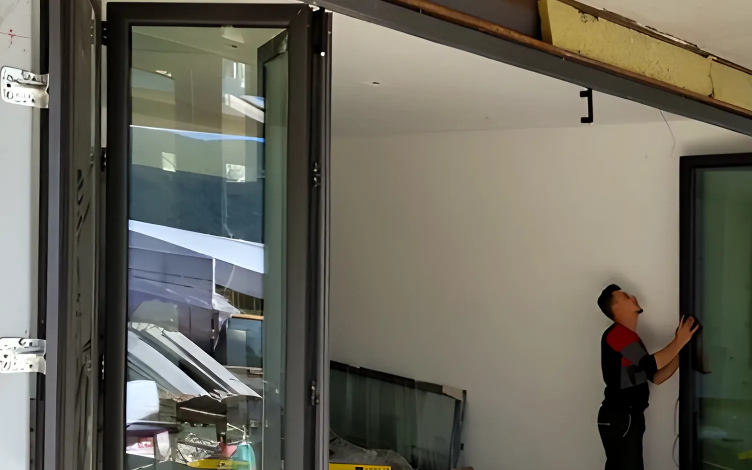
#> input picture _handoff/images/crops/installation-folding-doors-wide-16x10.webp, 1504 x 940 px (shown at 1/2 size)
$ python -i geom.py   (imports and definitions only)
#> lines starting #> are read from the running program, lines starting #| are printed output that depends on the picture; after the words box and inside, x2 and y2 are one past the last pixel; in counts of white or black regions, pixels touching at a corner belong together
"""Perspective straightening + symmetric centred crop for architectural photos."""
import cv2, numpy as np
from PIL import Image

def _segments(gray):
    lsd = cv2.createLineSegmentDetector(0)
    lines = lsd.detect(gray)[0]
    return np.zeros((0, 4)) if lines is None else lines.reshape(-1, 4)

def _vp(segs, want, h, w, tol_deg=22, min_len=0.05):
    """Vanishing point (homogeneous) of near-vertical ('v') or near-horizontal ('h') segments."""
    rows, wts = [], []
    for x1, y1, x2, y2 in segs:
        dx, dy = x2 - x1, y2 - y1
        L = np.hypot(dx, dy)
        if L < min_len * min(h, w): continue
        ang = np.degrees(np.arctan2(abs(dy), abs(dx)))  # 90 = vertical
        if want == "v" and ang < 90 - tol_deg: continue
        if want == "h" and ang > tol_deg: continue
        l = np.cross([x1, y1, 1.0], [x2, y2, 1.0]); l /= np.hypot(l[0], l[1])
        rows.append(l * L); wts.append(L)
    if len(rows) < 4: return None, 0
    _, _, vt = np.linalg.svd(np.array(rows))
    return vt[-1], len(rows)

def _vertical_H(vp, w, h, s):
    if vp is None: return np.eye(3)
    X, Y, Z = vp
    src_b = np.float32([[0.2 * w, h], [0.8 * w, h]])
    def top(pb):  # point at y=0 on the line from pb toward vp
        if abs(Z) < 1e-9:  # vp at infinity: direction (X,Y)
            d = np.array([X, Y]);
        else:
            d = np.array([X / Z, Y / Z]) - pb
        if abs(d[1]) < 1e-6: return np.array([pb[0], 0.0])
        t = -pb[1] / d[1]; return pb + t * d
    src_t = np.float32([top(p) for p in src_b])
    dst_t = np.float32([[src_b[i][0] * s + src_t[i][0] * (1 - s), 0] for i in range(2)])
    src = np.float32([src_t[0], src_t[1], src_b[0], src_b[1]])
    dst = np.float32([dst_t[0], dst_t[1], src_b[0], src_b[1]])
    return cv2.getPerspectiveTransform(src, dst)

# [13 lines left out: function _horizontal_H, not called in this run]

def _inner_crop(mask, cx, cy, aspect, zoom=1.0):
    """Largest rect of given aspect, centred as close to (cx,cy) as possible, fully inside mask."""
    h, w = mask.shape
    integ = cv2.integral((mask > 0).astype(np.uint8))
    def ok(x0, y0, x1, y1):
        tot = integ[y1, x1] - integ[y0, x1] - integ[y1, x0] + integ[y0, x0]
        return tot >= (x1 - x0) * (y1 - y0) * 0.999
    best = None
    for frac in np.linspace(zoom, 0.3, 71):
        rh = int(min(h, w / aspect) * frac); rw = int(rh * aspect)
        # try centres near the requested one
        for dcx in np.linspace(0, 0.25, 11):
            for sx in (1, -1):
                for dcy in (0, 0.03, -0.03, 0.06, -0.06):
                    x0 = int(np.clip((cx + sx * dcx) * w - rw / 2, 0, w - rw)); y0 = int(np.clip((cy + dcy) * h - rh / 2, 0, h - rh))
                    if ok(x0, y0, x0 + rw, y0 + rh):
                        best = (x0, y0, x0 + rw, y0 + rh); break
                if best: break
            if best: break
        if best: break
    return best

def straighten(img: Image.Image, v=0.85, hz=0.0, cx=0.5, cy=0.5, aspect=1.0, zoom=1.0, debug=False):
    a = np.asarray(img)
    h, w = a.shape[:2]
    sc = 1024 / max(h, w)
    small = cv2.resize(cv2.cvtColor(a, cv2.COLOR_RGB2GRAY), None, fx=sc, fy=sc, interpolation=cv2.INTER_AREA)
    segs = _segments(small) / sc
    H = np.eye(3); info = {}
    if v > 0:
        vp, n = _vp(segs, "v", h, w); info["v_lines"] = n
        H = _vertical_H(vp, w, h, v) @ H
    if hz > 0:
        # re-detect horizontals in the vertically corrected frame
        warped = cv2.warpPerspective(a, H, (w, h))
        small2 = cv2.resize(cv2.cvtColor(warped, cv2.COLOR_RGB2GRAY), None, fx=sc, fy=sc, interpolation=cv2.INTER_AREA)
        vp2, n2 = _vp(_segments(small2) / sc, "h", h, w); info["h_lines"] = n2
        H = _horizontal_H(vp2, w, h, hz) @ H
    out = cv2.warpPerspective(a, H, (w, h), flags=cv2.INTER_CUBIC, borderMode=cv2.BORDER_CONSTANT)
    mask = cv2.warpPerspective(np.full((h, w), 255, np.uint8), H, (w, h), flags=cv2.INTER_NEAREST)
    mask = cv2.erode(mask, np.ones((5, 5), np.uint8))
    box = _inner_crop(mask, cx, cy, aspect, zoom)
    info["crop"] = box
    res = Image.fromarray(out).crop(box) if box else Image.fromarray(out)
    return res, info

>>> import cv2
>>> picture = cv2.cvtColor(cv2.imread('../images/crops/installation-folding-doors-wide-16x10.webp'), cv2.COLOR_BGR2RGB)
>>> result = straighten(picture)
#> in straighten, `small = cv2.resize(cv2.cvtColor(a, cv2.COLOR_RGB2GRAY), None, fx=sc, f..`:
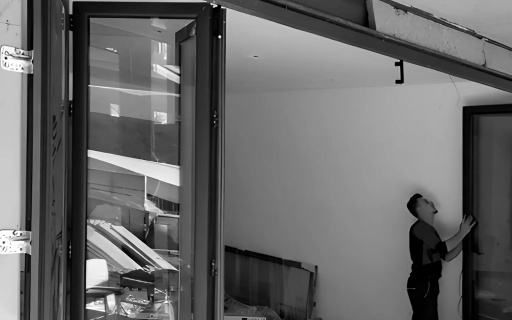
#> small: shape (640, 1024) (shown at 1/2 size); min 0, max 255, mean 103.6
#> in _segments, `lines = lsd.detect(gray)[0]`: lines = 628 rows, first 6: [425.3, 16.02, 434, 12.34], [355.3, 539.8, 237.1, 445.7], [437.4, 74.38, 433.3, 638.1], [172.1, 520.6, 171.4, 578.1], [285.5, 535.5, 178.7, 449.6], [441.1, 10.57, 436.9, 65.53]
#> in straighten, `segs = _segments(small) / sc`: segs = 628 rows, first 6: [624.6, 23.53, 637.5, 18.12], [521.8, 792.8, 348.2, 654.6], [642.5, 109.2, 636.4, 937.2], [252.8, 764.7, 251.7, 849.1], [419.3, 786.5, 262.4, 660.4], [647.9, 15.52, 641.7, 96.25]
#> the loop in _vp, `for x1, y1, x2, y2 in segs:` made 628 passes
#> (x1, y1, x2, y2, dx, dy, L) on passes 1, 7, 8: (624.6, 23.53, 637.5, 18.12, 12.89, -5.41, 13.98), (97, 212, 93.4, 180.6, -3.6, -31.43, 31.63), (649.2, 23.54, 661.9, 24.53, 12.63, 0.987, 12.67)
#> after the loop in _vp, `for x1, y1, x2, y2 in segs:`: rows = 120 items, first 6: [-828, -6.11, 532636.2], [-84.46, -1.09, 22180.5], [-80.73, -6.2, 52402.5], [831.7, 5.67, -540750.1], [-115.7, 0.908, 28812.5], [-64.31, 2.29, 75676.2]; wts = 120 values, max 936.4 at index 40, min 47.05 at index 99, mean 207.5
#> in _vp, `_, _, vt = np.linalg.svd(np.array(rows))`: vt = [[0.0016, 1.37e-05, -1], [-1, -0.0142, -0.0016], [-0.0142, 1, -8.91e-06]]
#> in straighten, `vp, n = _vp(segs, 'v', h, w)`: vp = [-0.0142, 1, -8.91e-06]; n = 120
#> in _vertical_H, `X, Y, Z = vp`: X = -0.0142; Y = 1; Z = -8.91e-06
#> in top, `d = np.array([X / Z, Y / Z]) - pb`: d = [1289.4, -113154]
#> in top, `t = -pb[1] / d[1]`: t = 0.00831
#> in _vertical_H, `src_t = np.float32([top(p) for p in src_b])`: src_t = [[311.5, 0], [1206.4, 0]]
#> in _vertical_H, `dst_t = np.float32([[src_b[i][0] * s + src_t[i][0] * (1 - s), 0] for i..`: dst_t = [[302.4, 0], [1203.7, 0]]
#> in _vertical_H, `src = np.float32([src_t[0], src_t[1], src_b[0], src_b[1]])`: src = [[311.5, 0], [1206.4, 0], [300.8, 940], [1203.2, 940]]
#> in _vertical_H, `dst = np.float32([dst_t[0], dst_t[1], src_b[0], src_b[1]])`: dst = [[302.4, 0], [1203.7, 0], [300.8, 940], [1203.2, 940]]
#> in straighten, `H = _vertical_H(vp, w, h, v) @ H`: H = [[1.01, 0.012, -11.32], [0, 1.01, 0], [0, 7.57e-06, 1]]
#> in straighten, `out = cv2.warpPerspective(a, H, (w, h), flags=cv2.INTER_CUBIC, borderM..`:
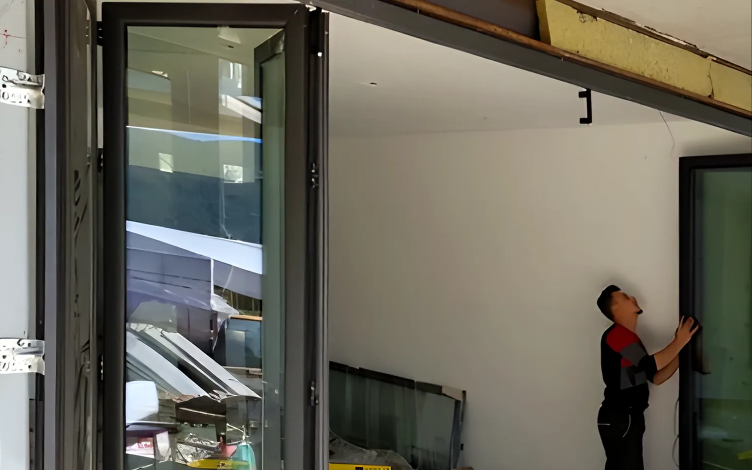
#> out: shape (940, 1504, 3) (shown at 1/2 size); mean R, G, B 106.4, 103.8, 92
#> in straighten, `mask = cv2.warpPerspective(np.full((h, w), 255, np.uint8), H, (w, h), ..`:
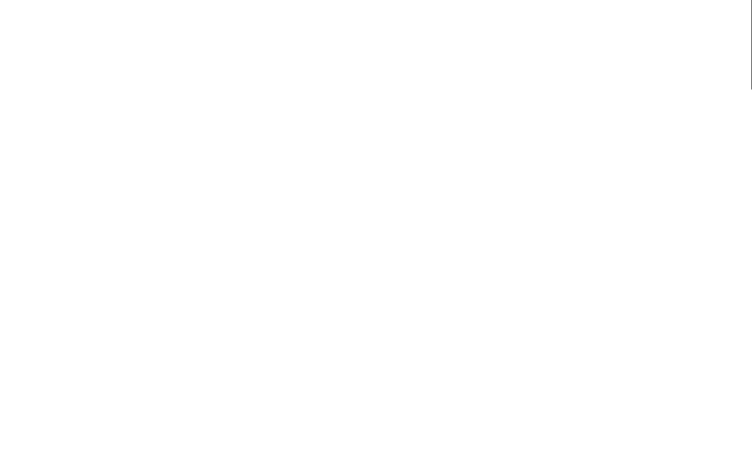
#> mask: shape (940, 1504) (shown at 1/2 size); 100% white; black in thin lines or dots, all inside (x1, y1, x2, y2) = (1503, 0, 1504, 179)
#> in _inner_crop, `integ = cv2.integral((mask > 0).astype(np.uint8))`:
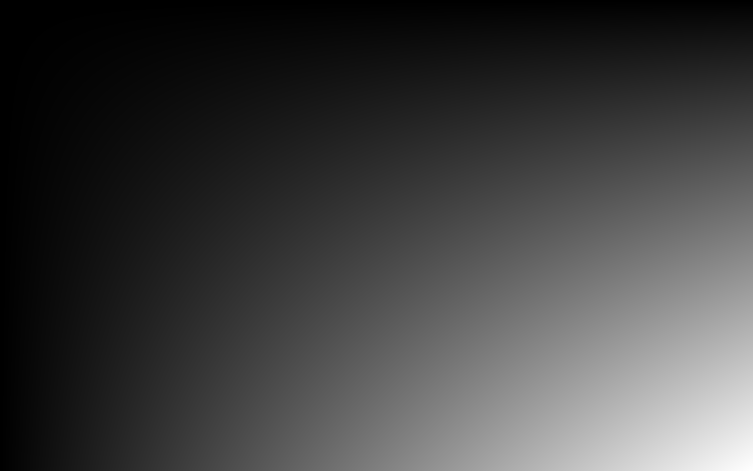
#> integ: shape (941, 1505) int32 (shown at 1/2 size); min 0, max 1413217, mean 353439.3; drawn with min black and max white
#> the loop in _inner_crop, `for frac in np.linspace(zoom, 0.3, 71):` made 1 pass
#> in straighten, `box = _inner_crop(mask, cx, cy, aspect, zoom)`: box = (282, 0, 1222, 940)
#> in straighten, `res = Image.fromarray(out).crop(box) if box else Image.fromarray(out)`:
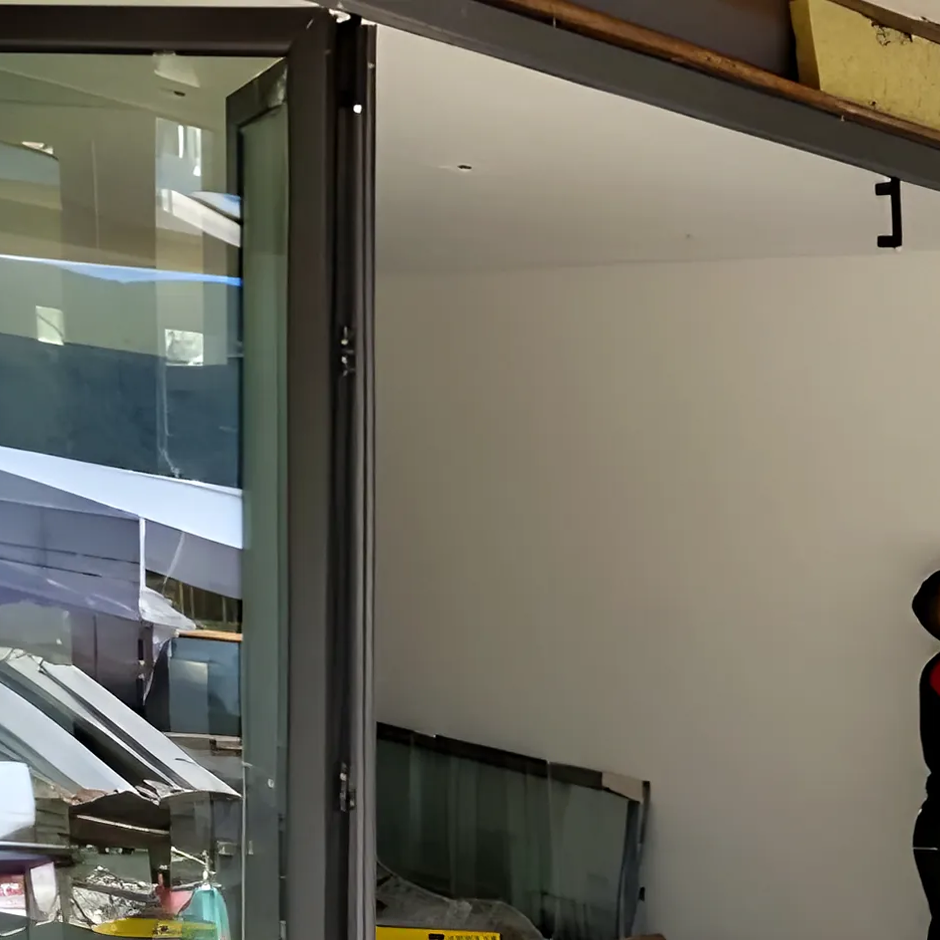
#> res: PIL image 940x940 RGB; mean R, G, B 113.4, 110.9, 98.7

$ run again, on _handoff/images/crops/project-fishta-hotel-glass-balconies-tall-4x5.webp
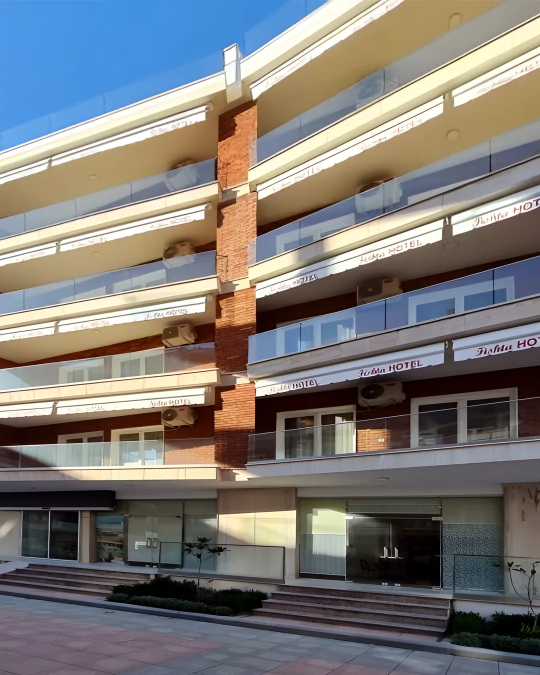
#> input picture _handoff/images/crops/project-fishta-hotel-glass-balconies-tall-4x5.webp, 1080 x 1350 px (shown at 1/2 size)
#> lines = 1078 rows, first 6: [539.2, 686.9, 538.4, 640.6], [386.8, 600.2, 540.7, 586], [165.6, 669.5, 0.587, 675.9], [86.76, 627.8, 325.4, 611.1], [248.6, 526.9, 0.551, 560.1], [671.1, 331.9, 386, 431.6]
#> segs = 1078 rows, first 6: [710.8, 905.6, 709.9, 844.6], [510, 791.3, 712.8, 772.5], [218.4, 882.7, 0.774, 891.1], [114.4, 827.6, 429, 805.6], [327.8, 694.7, 0.727, 738.4], [884.7, 437.6, 508.8, 569]
#> the loop in _vp, `for x1, y1, x2, y2 in segs:` made 1078 passes
#> (x1, y1, x2, y2, dx, dy, L, ang) on passes 2 to 4: (510, 791.3, 712.8, 772.5, 202.8, -18.84, 203.7, 5.31), (218.4, 882.7, 0.774, 891.1, -217.6, 8.39, 217.7, 2.21), (114.4, 827.6, 429, 805.6, 314.6, -22.05, 315.4, 4.01)
#> after the loop in _vp, `for x1, y1, x2, y2 in segs:`: rows = 48 items, first 6: [60.98, -0.951, -42487.1], [118.6, 2.53, -84904.4], [-75.8, -0.361, 51098.5], [135.2, 2.85, -82913.5], [67.57, 0.261, -34638.3], [72.53, -0.451, -36948.9]; wts = 48 values, max 135.2 at index 3, min 54.32 at index 13, mean 73.8
#> vt = [[-0.00139, -4.04e-06, 1], [0.999, 0.0349, 0.00139], [-0.0349, 0.999, -4.46e-05]]
#> vp = [-0.0349, 0.999, -4.46e-05]; n = 48
#> X = -0.0349; Y = 0.999; Z = -4.46e-05
#> d = [566, -23742.6]
#> t = 0.0569
#> src_t = [[248.2, 0], [859.3, 0]]
#> dst_t = [[220.8, 0], [863.3, 0]]
#> src = [[248.2, 0], [859.3, 0], [216, 1350], [864, 1350]]
#> dst = [[220.8, 0], [863.3, 0], [216, 1350], [864, 1350]]
#> H = [[1.05, 0.0297, -40.07], [-3.13e-16, 1.05, 8.3e-14], [-7.16e-20, 3.8e-05, 1]]
#> in straighten, `out = cv2.warpPerspective(a, H, (w, h), flags=cv2.INTER_CUBIC, borderM..`:
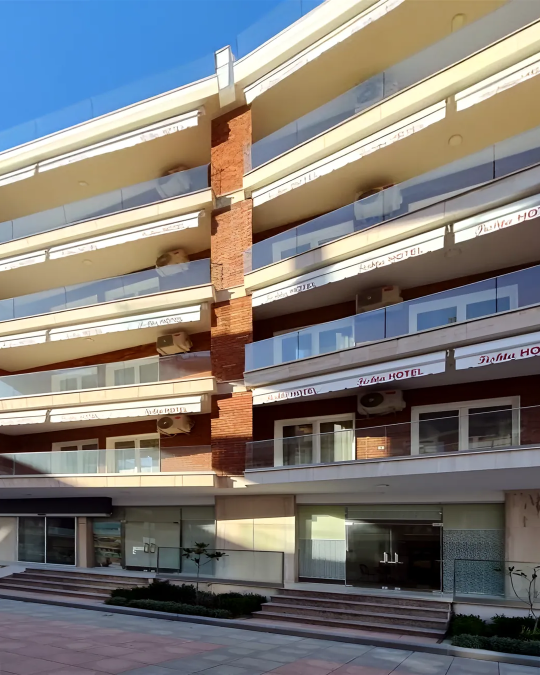
#> out: shape (1350, 1080, 3) (shown at 1/2 size); mean R, G, B 126.5, 123.6, 120.6
#> mask: shape (1350, 1080); every value is 255
#> the loop in _inner_crop, `for frac in np.linspace(zoom, 0.3, 71):` made 1 pass
#> box = (0, 135, 1080, 1215)
#> in straighten, `res = Image.fromarray(out).crop(box) if box else Image.fromarray(out)`:
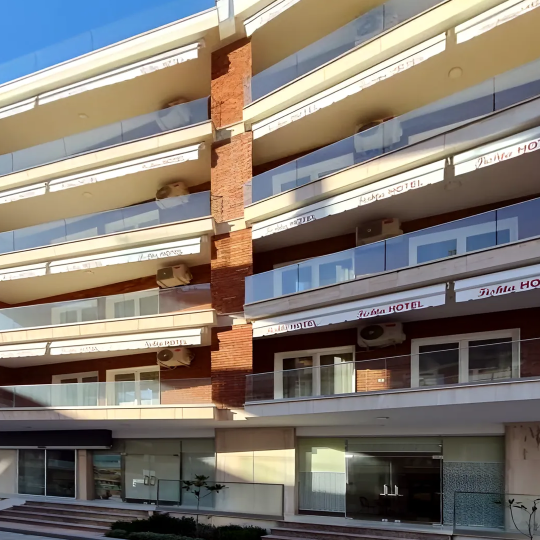
#> res: PIL image 1080x1080 RGB (shown at 1/2 size); mean R, G, B 130.9, 123.3, 115.1

$ run again, on _handoff/images/crops/project-fishta-hotel-glass-balconies-wide-16x10.webp
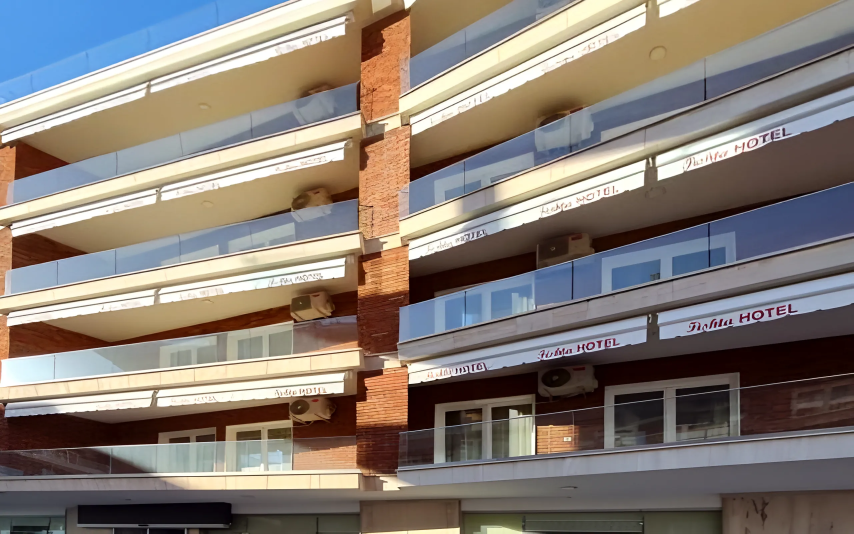
#> input picture _handoff/images/crops/project-fishta-hotel-glass-balconies-wide-16x10.webp, 2560 x 1600 px (shown at 1/3 size)
#> in straighten, `small = cv2.resize(cv2.cvtColor(a, cv2.COLOR_RGB2GRAY), None, fx=sc, f..`:
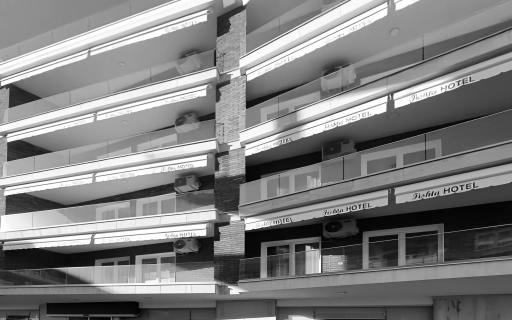
#> small: shape (640, 1024) (shown at 1/2 size); min 0, max 255, mean 127.5
#> lines = 797 rows, first 6: [489.3, 459.4, 643.2, 445.1], [3.08, 500.5, 347.2, 488.8], [7.95, 390.7, 183, 365], [268.1, 528.5, 0.585, 539.7], [349.3, 474.5, 426.8, 471.7], [641.6, 545.6, 640.8, 499.4]
#> segs = 797 rows, first 6: [1223.2, 1148.6, 1608, 1112.8], [7.7, 1251.4, 867.9, 1222], [19.87, 976.7, 457.6, 912.5], [670.4, 1321.3, 1.46, 1349.1], [873.3, 1186.2, 1067.1, 1179.3], [1603.9, 1364.1, 1602, 1248.4]
#> the loop in _vp, `for x1, y1, x2, y2 in segs:` made 797 passes
#> (x1, y1, x2, y2, dx, dy, L, ang) on passes 1 to 3: (1223.2, 1148.6, 1608, 1112.8, 384.8, -35.82, 386.5, 5.32), (7.7, 1251.4, 867.9, 1222, 860.2, -29.38, 860.7, 1.96), (19.87, 976.7, 457.6, 912.5, 437.7, -64.22, 442.4, 8.35)
#> after the loop in _vp, `for x1, y1, x2, y2 in segs:`: rows = 45 items, first 6: [115.6, -1.96, -182812.5], [-140.6, -0.332, 215149.6], [131.2, 0.411, -160860.8], [125, -1.44, -152022.4], [140.6, -0.799, -172226.3], [-100.1, 1.42, 106892.7]; wts = 45 values, max 212.5 at index 20, min 81.25 at index 21, mean 106
#> vt = [[-0.000626, 2.12e-07, 1], [-1, -0.0239, -0.000626], [-0.0239, 1, -1.52e-05]]
#> vp = [-0.0239, 1, -1.52e-05]; n = 45
#> X = -0.0239; Y = 1; Z = -1.52e-05
#> d = [1063.3, -67474.4]
#> t = 0.0237
#> src_t = [[537.2, 0], [2036.8, 0]]
#> dst_t = [[515.8, 0], [2046.3, 0]]
#> src = [[537.2, 0], [2036.8, 0], [512, 1600], [2048, 1600]]
#> dst = [[515.8, 0], [2046.3, 0], [512, 1600], [2048, 1600]]
#> H = [[1.02, 0.0203, -32.52], [-1.11e-16, 1.02, 7.92e-14], [-2.43e-20, 1.29e-05, 1]]
#> mask: shape (1600, 2560); every value is 255
#> the loop in _inner_crop, `for frac in np.linspace(zoom, 0.3, 71):` made 1 pass
#> box = (480, 0, 2080, 1600)
#> in straighten, `res = Image.fromarray(out).crop(box) if box else Image.fromarray(out)`:
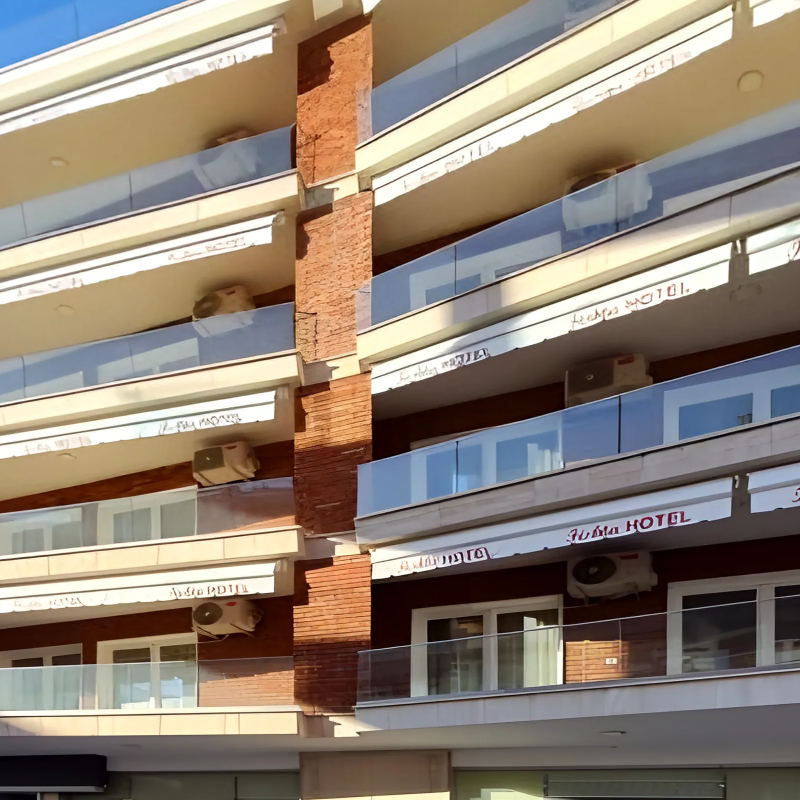
#> res: PIL image 1600x1600 RGB (shown at 1/2 size); mean R, G, B 143.1, 130.3, 117.3
